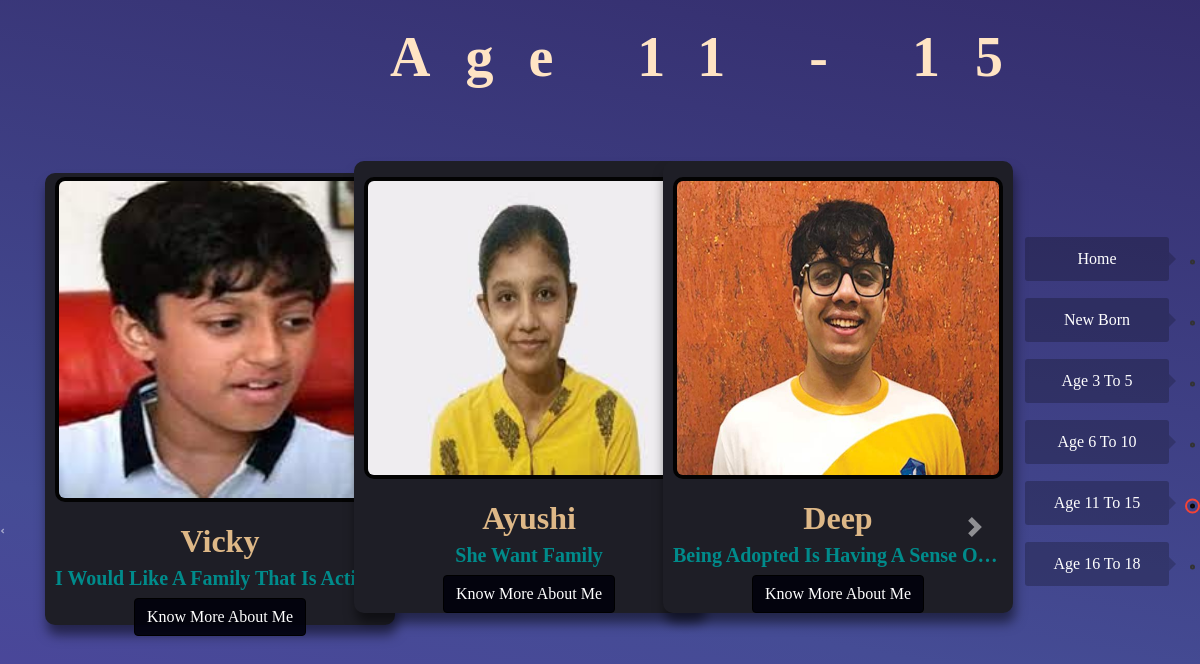
Before: /age_11_15 with the older database file.
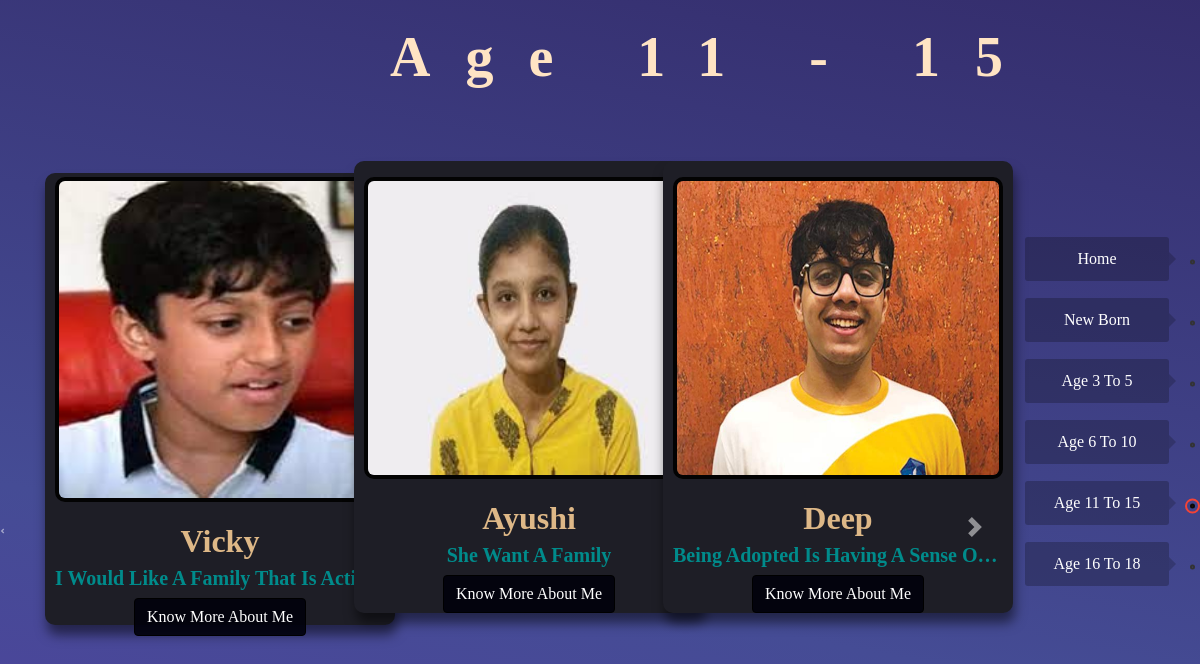
After: the same page with the newer database file.
### home/models.py (models this page shows, shortened)
class age_11_15y(models.Model):
    id = models.AutoField
    child_name = models.CharField(max_length=150, null=False, blank=False)
    image = models.ImageField(upload_to='upload_pic/images', default="")
    taught = models.TextField(max_length=200, blank=True)
    age = models.CharField(max_length=15)
    Hobby =  models.TextField(max_length=200, blank=True)
    description =  models.TextField(max_length=800, blank=True)

### home/views.py (the view)
# urls.py: path('age_11_15', views.age_11_15, name='age_11_15'),
def age_11_15(request):
    age_11_15ys = age_11_15y.objects.all()
    n = len(age_11_15ys)
    nSlides = n//4 + ceil((n/4)-(n//4))
    params = {'no_of_slides':nSlides, 'range': range(nSlides,1),'age_11_15y': age_11_15ys}
    return render(request, 'age_11_15.html', params)

### template/age_11_15.html (shortened to what this page needs)
{% block head %}
<link rel="stylesheet" href="https://stackpath.bootstrapcdn.com/bootstrap/4.2.1/css/bootstrap.min.css">
<link rel="stylesheet" href="../static/meetchildren.css">
{% endblock head %} {% block body %}
<script src="https://stackpath.bootstrapcdn.com/bootstrap/4.2.1/js/bootstrap.min.js"></script>{% load static %}
<nav class="navbar2">
    <ul>
        <li>
            <a href="/" class="dot" data-scroll="home">
                <span>Home</span>
            </a>
        </li>
        <li>
            <a href="/child" class="dot " data-scroll="home">
                <span>New Born</span>
            </a>
        </li>
        <li>
            <a href="/age_3_5" class="dot" data-scroll="about">
                <span>Age 3 to 5</span>
            </a>
        </li>
        <li>
            <a href="age_6_10" class="dot" data-scroll="service">
                <span>Age 6 to 10</span>
            </a>
        </li>
        <li>
            <a href="age_11_15" class="dot active" data-scroll="project">
                <span>Age 11 to 15</span>
            </a>
        </li>
        <li>
            <a href="age_16_18" class="dot " data-scroll="contact">
                <span>Age 16 to 18</span>
            </a>
        </li>
    </ul>
</nav>
<div class="container">
    <h1 class="heading">Age 11 - 15</h1>
    <div id="demo" class="carousel slide my-3" data-ride="carousel">
        <ul class="carousel-indicators">
            <li data-target="#demo" data-slide-to="0" class="active"></li>
        </ul>
        <div class="container carousel-inner no-padding">
            <div class="carousel-item active">
                {% for i in age_11_15y|slice:"0:"%}
                <div class="col-xs-3 col-sm-3 col-md-3">
                    <div class="box">
                        <img src="/media/{{i.image}}" alt="" class="pic">
                        <div class="details">
                            <h2>{{i.child_name}}</h2>
                            <h3>{{i.taught}}</h3>
                            <a href="age_11_15yr/{{i.id}}" class="btn btn-primary">Know More About Me</a>
                        </div>
                    </div>
                </div>
                {% if forloop.counter|divisibleby:3 and forloop.counter > 0 and not forloop.last %}
            </div>
                {% endif %} {% endfor %}
        </div>
    </div>
    <a class="carousel-control-prev" href="#demo" data-slide="prev">
        <span class="carousel-control-prev-icon"></span>
    </a>
    <a class="carousel-control-next" href="#demo" data-slide="next">
        <span class="carousel-control-next-icon"></span>
    </a>
</div>
{% endblock body %}

### static/meetchildren.css (style rules this page uses)
* { margin: 0; padding: 0; box-sizing: border-box; text-transform: capitalize; transition: all .2s linear; font-family: tahoma; }
.navbar2 { position: fixed; top: 50%; right: 5px; transform: translateY(-50%); z-index: 1000; }
.navbar2 ul { list-style: none; padding: 0; margin: 0; }
.navbar2 ul li { width: 200px; position: relative; text-align: right; }
.navbar2 ul li .dot { color: #fff; display: block; padding: 5px 0 12px 0; text-decoration: none; }
.navbar2 ul li .dot span { display: inline-block; background: #0000001f; letter-spacing: 0px; width: 144px; padding: 10px 25px; margin: 0px 58px 0px 0px; border-radius: 3px; text-align: center; transform: translateX(30px); }
.navbar2 ul li .dot span::before { content: ''; position: absolute; top: 50%; right: 0; transform: translate(7px, -50%); border-left: 7px solid #f44336; border-top: 7px solid transparent; border-bottom: 7px solid transparent; display: block; }
.navbar2 ul li .dot::before, .navbar2 ul li .dot::after { content: ''; position: absolute; top: 50%; border-radius: 50%; display: block; transition: .2s ease-out; }
.navbar2 ul li .dot::before { height: 5px; width: 5px; border: 2px solid #333; right: 0; transform: translateY(-50%); }
.navbar2 ul li .dot.active::before, .navbar2 ul li:hover .dot::before { border-color: #f44336; background: #f44336; }
.navbar2 ul li .dot::after { height: 15px; width: 15px; border: 2px solid #f44336; right: -5px; transform: translateY(-50%) scale(0); }
.navbar2 ul li .dot.active::after, .navbar2 ul li:hover .dot::after { transform: translateY(-50%) scale(1); }

### template/age_11_15.html (style rules this page uses)
.navbar2 ul li .dot span { background: #0b0b0d41 }
.navbar2 ul li .dot.active::before, .navbar2 ul li:hover .dot::before { border-color: #080707; background: #4f0c07; }
.navbar2 ul li .dot span::before { content: ''; position: absolute; top: 50%; right: 0; transform: translate(7px, -50%); border-left: 7px solid #0a0b0e38; border-top: 7px solid transparent; border-bottom: 7px solid transparent; display: block; }
.col-md-3 { display: inline-block; margin-left: -4px; }
.col-md-3 img { width: 330px; height: 325px; border: 4px solid #030303; border-radius: 10px; }
.carousel-indicators li { background-color: #32323e00; }
body .carousel-control-prev-icon, body .carousel-control-next-icon { background-color: #08080800; margin: 109px 175px -85px 0px; }
.carousel-control-next { right: 90px; }
body .carousel-control-next-icon { margin: 83px 90px -103px 0; }
body .no-padding { padding-left: 0; padding-right: 0; }
.container { width: 100%; padding-right: 15px; padding-left: 15px; margin-right: 346px; margin-left: auto; bottom: -40px; }
.col-xs-3, col-sm-3, col-md-3 { margin: 0 0px 0 5px; }
.carousel-item { position: fixed; }
.carousel-control-next, .carousel-control-prev { top: 376px; bottom: 337px; }
.btn-primary { color: #fff; background-color: rgb(1 1 10 / 90%); border-color: black; }
.box { width: 350px; height: 452px; background-color: #1e1e26; border-radius: 10px; box-shadow: 2px 10px 12px rgba(0, 0, 0, 0.5); display: flex; flex-direction: column; align-items: center; justify-content: center; box-sizing: border-box; margin: 20px 10px; }
.details { display: flex; flex-direction: column; align-items: center; width: 300px; }
.details h2 { font-family: calibri; font-weight: bolder; color: burlywood; text-align: center; margin-top: 20px; }
.details h3 { font-family: ui-serif; font-weight: bold; font-size: 20px; color: darkcyan; text-align: center; margin-top: -2px; white-space: nowrap; width: 330px; overflow: hidden; text-overflow: ellipsis; }
.pic { height: 320px; width: 200px; }
.heading { font-family: auto; font-size: 56px; letter-spacing: 35px; font-weight: bolder; color: bisque; text-align: center; margin: 29px 0 0 288px; line-height: 1; }

Changed rows visible on the page:
changed age_11_15y "Ayushi": taught "She Want Family" → "She Want A Family"
